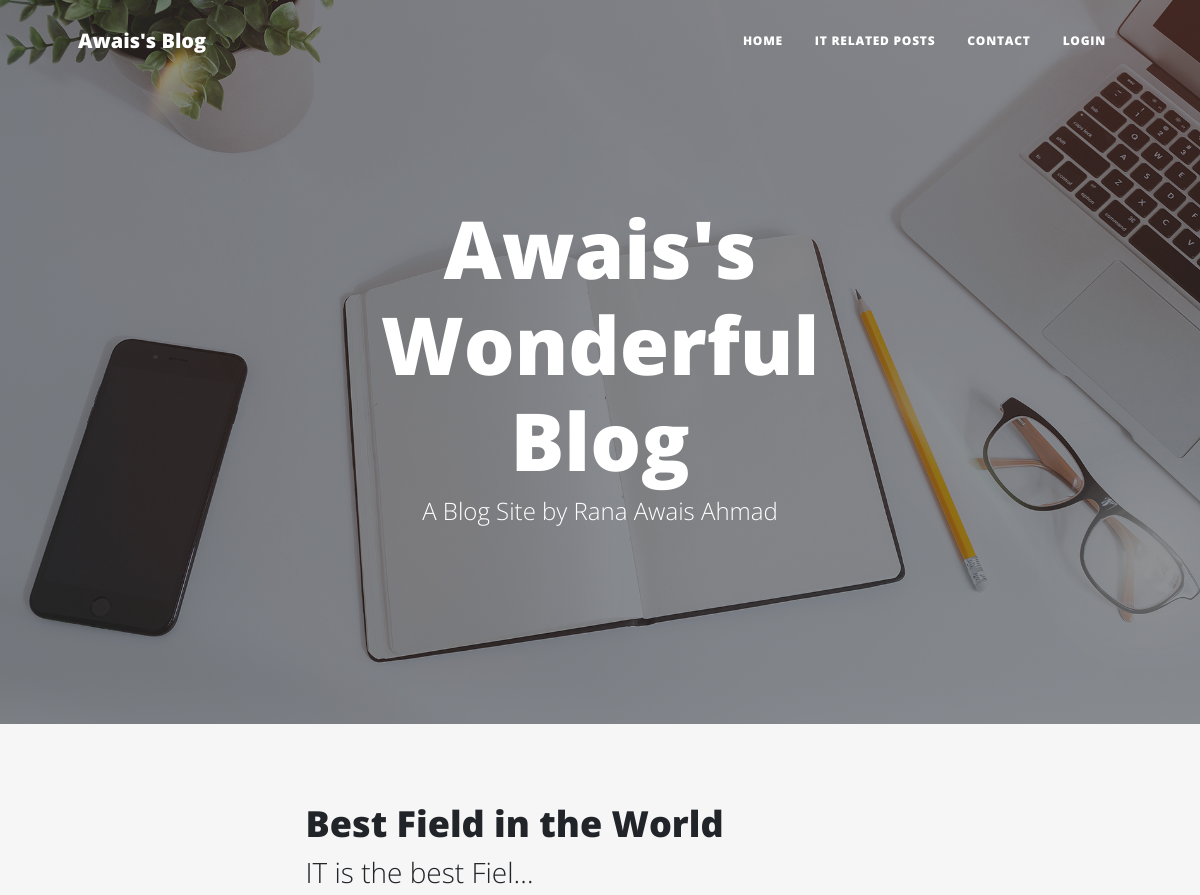
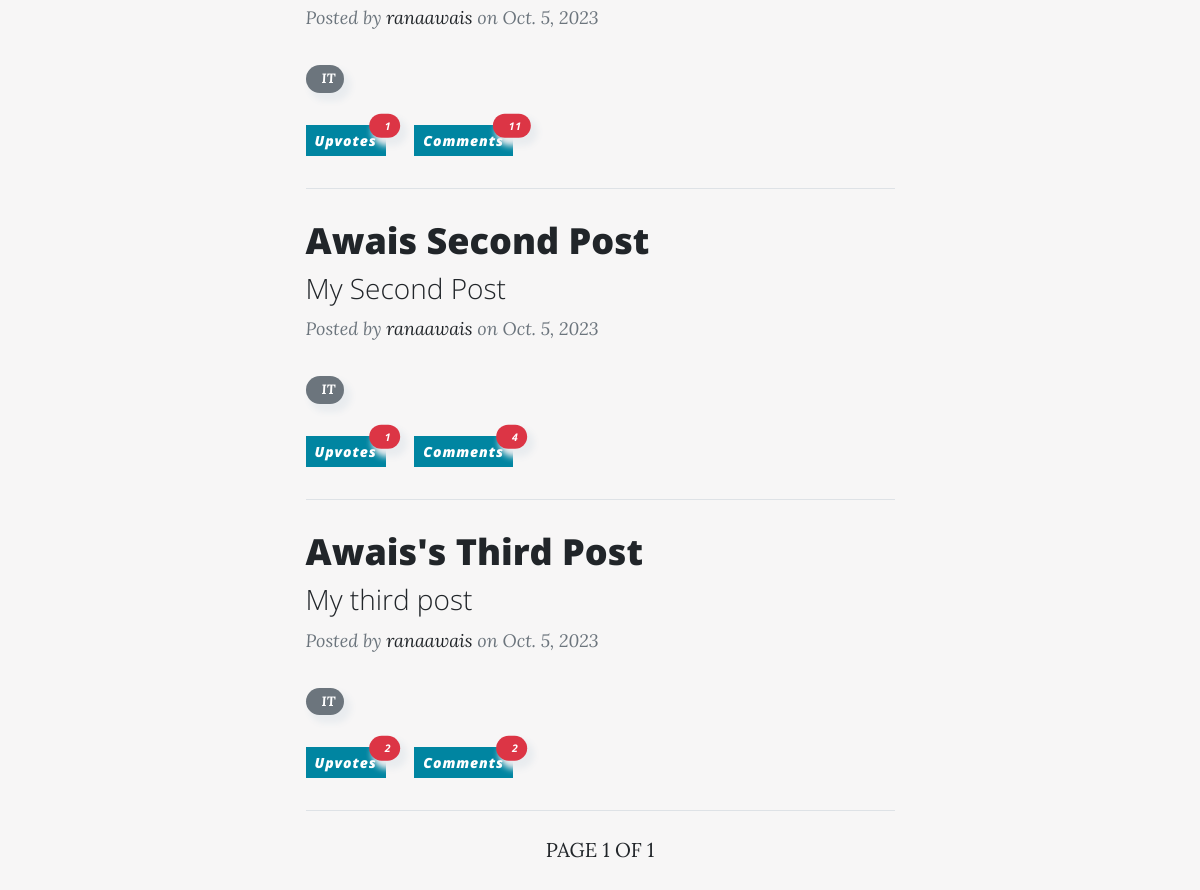
The page /blog/category_wise_posts/it on the database its author committed (2 pictures, top to bottom).
### blog/models.py (models this page shows, shortened)
class Post(models.Model):
    author = models.ForeignKey(User, on_delete=models.CASCADE, related_name='posts')
    title = models.CharField(max_length=250)
    description = models.TextField()
    category = models.ForeignKey(Category, on_delete=models.CASCADE, related_name='posts')
    publish_date = models.DateField(null=True, blank=True, validators=[validate_future_date])
    publish = models.BooleanField(null=True, blank=True)
    draft = models.BooleanField(null=True, blank=True)
    created_on = models.DateTimeField(auto_now_add=True)
    updated_on = models.DateTimeField(auto_now=True)
    image = models.ImageField(null=True, blank=True, upload_to='media')
    slug = models.SlugField(unique=True, blank=True)

class Category(models.Model):
    users = models.ForeignKey(User, on_delete=models.CASCADE, related_name='categories')
    name = models.CharField(max_length=100)
    description = models.TextField(null=True, blank=True)
    slug = models.SlugField(unique=True, blank=True)
    class Meta:
        verbose_name_plural = 'Categories'
    def __str__(self):
        return self.name

### blog/views.py (the view)
# urls.py: path('category_wise_posts/<slug:slug>', views.CategoryPosts.as_view(), name='category-posts'),
class CategoryPosts(ListView):
    model = Post
    template_name = 'blog/category_wise_posts.html'
    paginate_by = 5
    context_object_name = 'posts'
    def get_queryset(self):
        category_slug = self.kwargs['slug']
        queryset = Post.objects.filter(category__slug=category_slug)
        return queryset

### blog/context_processors.py (called while the page is built)
def site_info(request):
    site_name = "Awais's Blog"
    blog_title = "Awais's Wonderful Blog"
    blog_description = "A Blog Site by Rana Awais Ahmad"
    return {
        'site_name': site_name,
        'blog_title': blog_title,
        'blog_description': blog_description,
    }

### blog/templates/blog/category_wise_posts.html (shortened to what this page needs)
{% extends 'front_base.html' %}
{% load static %}
{% block content %}
    {% include 'front_navbar.html' %}
    <header class="masthead" style="background-image: url('/static/front_assets/assets/img/home-bg.jpg')">
        <div class="container position-relative px-4 px-lg-5">
            <div class="row gx-4 gx-lg-5 justify-content-center">
                <div class="col-md-10 col-lg-8 col-xl-7">
                    <div class="site-heading">
                        <h1>{{ blog_title }}</h1>
                        <span class="subheading">{{ blog_description }}</span>
                    </div>
                </div>
            </div>
        </div>
    </header>
    <div class="container px-4 px-lg-5">
        <div class="row gx-4 gx-lg-5 justify-content-center">
            <div class="col-md-10 col-lg-8 col-xl-7">
                {% for post in posts %}
                    <div class="post-preview">
                        <a href="{% url 'view-post' post.slug %}">
                            <h2 class="post-title">{{ post.title }}</h2>
                            <h3 class="post-subtitle">{{ post.description|truncatechars:20 }}</h3>
                        </a>
                        <p class="post-meta">
                            Posted by
                            <a href="#">{{ post.author }}</a>
                            on {{ post.publish_date|date }}
                        </p>
                        <p class="post-meta">
                            <a href="#" class="badge rounded-pill text-bg-secondary">{{ post.category }}</a>
                        </p>
                        <p class="post-meta">
                            <a href="#" type="button" class="btn btn-primary btn-sm position-relative">
                                Upvotes
                                <span class="position-absolute top-0 start-100 translate-middle badge rounded-pill bg-danger">
                                {{ post.votes.count }}
                                </span>
                            </a>
                            <a href="#" type="button" class="btn btn-primary btn-sm position-relative mx-4">
                                Comments
                                <span class="position-absolute top-0 start-100 translate-middle badge rounded-pill bg-danger">
                                {{ post.comments.count }}
                                </span>
                            </a>
                        </p>
                    </div>
                    <hr class="my-4"/>
                {% endfor %}
                <nav aria-label="Page navigation example">
                    <ul class="pagination justify-content-center">
                        <li class="mx-auto mb-4 my-auto"><a class="text-uppercase"
                                                            href="?page={{ page_obj.number }}">Page {{ page_obj.number }}
                            of {{ page_obj.paginator.num_pages }}</a></li>
                    </ul>
                </nav>
            </div>
        </div>
    </div>
{% endblock %}

### rows shown on the page
Post: title "Best Field in the World", description "IT is the best Fiel…", author "ranaawais", publish_date "Oct. 5, 2023", category "IT", votes.count "1", comments.count "11"
Post: title "Awais Second Post", description "My Second Post", author "ranaawais", publish_date "Oct. 5, 2023", category "IT", votes.count "1", comments.count "4"
Post: title "Awais's Third Post", description "My third post", author "ranaawais", publish_date "Oct. 5, 2023", category "IT", votes.count "2", comments.count "2"

### other values the page prints
{{ site_name }} "Awais's Blog"
{{ blog_title }} "Awais's Wonderful Blog"
{{ blog_description }} "A Blog Site by Rana Awais Ahmad"
{{ page_obj.number }} "1"
{{ page_obj.paginator.num_pages }} "1"
